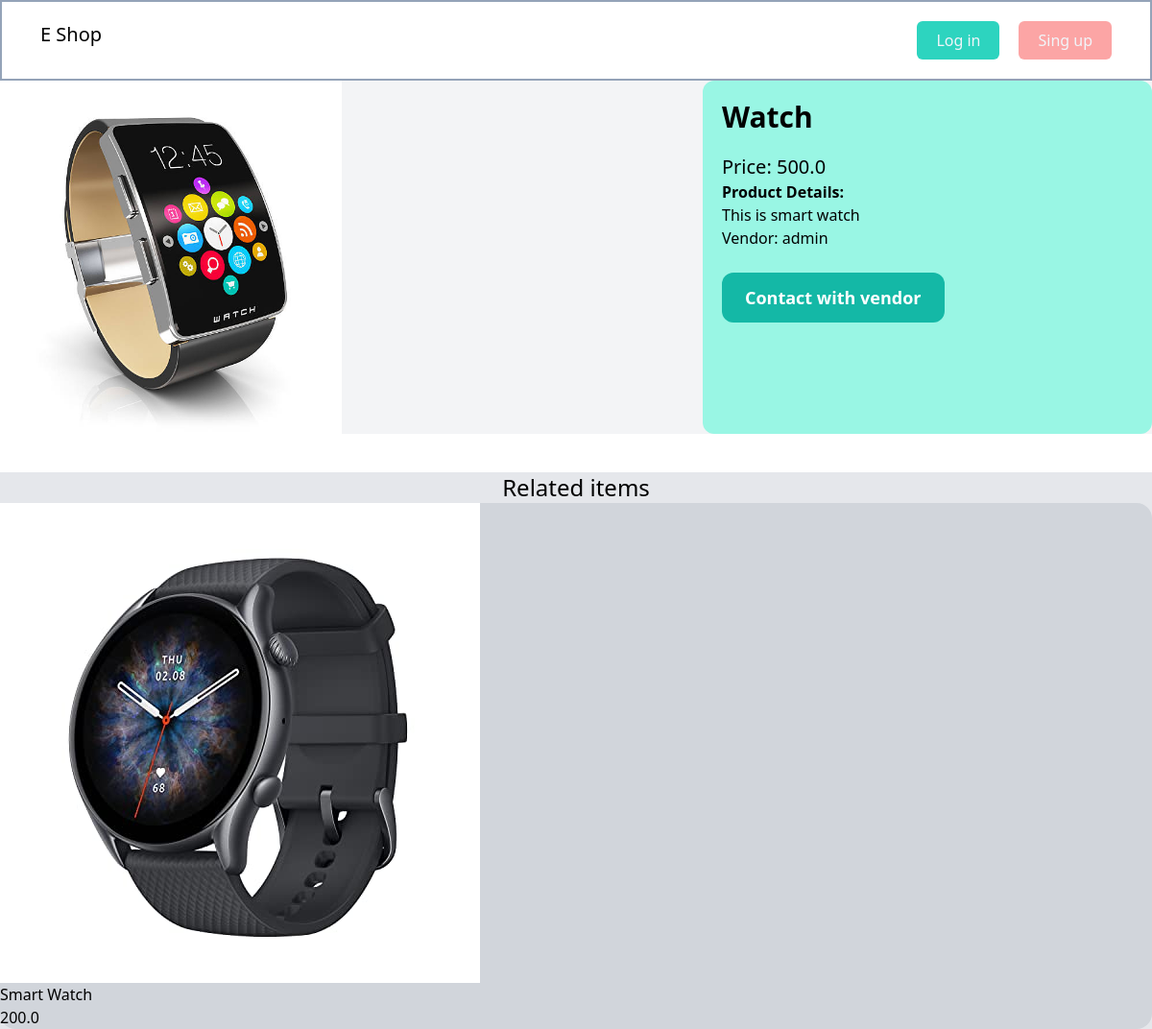
Screenshot of /items/3 with the database file from the repository.
### item/models.py (models this page shows, shortened)
class Items(models.Model):
    Name = models.CharField(max_length=200)
    category = models.ForeignKey(Category, related_name='items', on_delete=models.CASCADE)
    description = models.TextField(blank=True, null=True)
    price = models.FloatField()
    image = models.ImageField(upload_to='product_images', blank=True, null=True)
    is_sold = models.BooleanField(default=False)
    created_at = models.DateTimeField(auto_now_add=True)
    created_by = models.ForeignKey(User, related_name = 'items', on_delete=models.CASCADE)
    class Meta:
        ordering = ['Name']
        verbose_name_plural = 'Items'

### item/views.py (the view)
# urls.py: path('<int:pk>', views.details, name='detail')
def details (request,pk):
    item = get_object_or_404(Items, pk=pk)
    related_items = Items.objects.filter(category=item.category,is_sold=False).exclude(pk=pk)[:3]
    return render(request, 'item/detail.html',{'item':item ,'related_items':related_items})

### item/templates/item/detail.html (shortened to what this page needs)
{% extends 'mainapp/base.html' %}
{% block content%}
<div class="grid grid-cols-5 gap-5 bg-gray-100">
    <div class="col-span-3 rounded">
        <img class="w-1/2" src="{{  item.image.url  }}" alt="">
    </div>
    <div class="col-span-2 p-5 bg-teal-200 rounded-xl">
        <h1 class="mb-5 text-3xl"> <strong class="font-semibold">{{ item.Name }}</strong></h1>
        <p class="text-xl">Price: {{ item.price }}</p>
        <p><strong>Product Details:</strong><br>
            <span class="">{{ item.description }}</span>
        </p>
        <p class="">Vendor: {{ item.created_by.username }}</p>
        <a href="#" class="inline-block mt-6 px-6 py-3 text-lg font-semibold bg-teal-500 text-white rounded-xl hover:bg-teal-700">Contact with vendor</a>
    </div>
</div>
<div class="mt-10 bg-gray-200">
    <h2 class="text-2xl text-center">Related items</h2>
    <div>
        {% for item in related_items %}
        <div class="bg-gray-300 w-76 rounded-2xl">
            <a href="{%url 'item:detail' item.id%}">
                <img src="{{ item.image.url }}" alt="">
                <div>
                    <h2>{{item.Name}}</h2>
                    <p>{{item.price}}</p>
                </div>
            </a>
        </div>
        {% endfor %}
    </div>
</div>
{% endblock %}

### rows the page displays
Items: image (picture), Name "Watch", price "500.0", description "This is smart watch", created_by.username "admin"
Items: image (picture), Name "Smart Watch", price "200.0"
